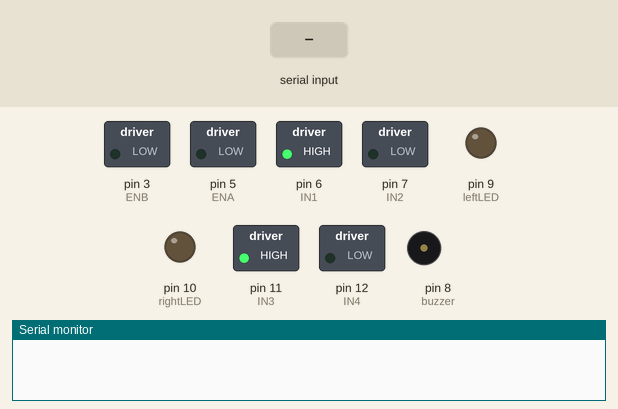
This sketch was run on a simulated Arduino Uno, built with avr-gcc and run on an emulated ATmega328P. On the bench: switched loads named in the sketch (green lamp = pin HIGH), output pins drawn as LEDs (lit = HIGH), buzzer (waves = sounding), the last lines printed to the serial monitor. Dashed ring = blinking. Inputs (shaded band) come from the test bench.

Above: at 1.2 s.
1.3 s: "S" received over Serial
At 2.4 s:
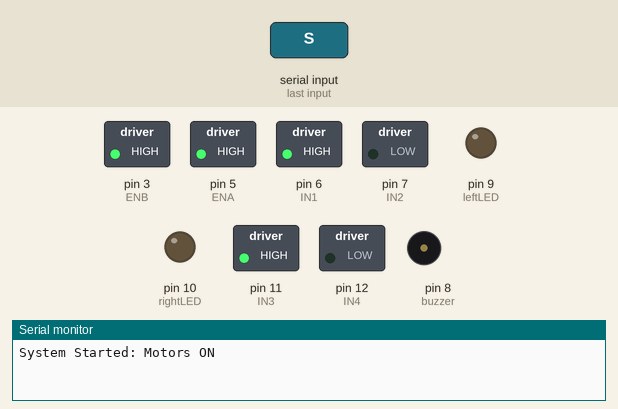
2.8 s: "A" received over Serial
At 3.5 s:
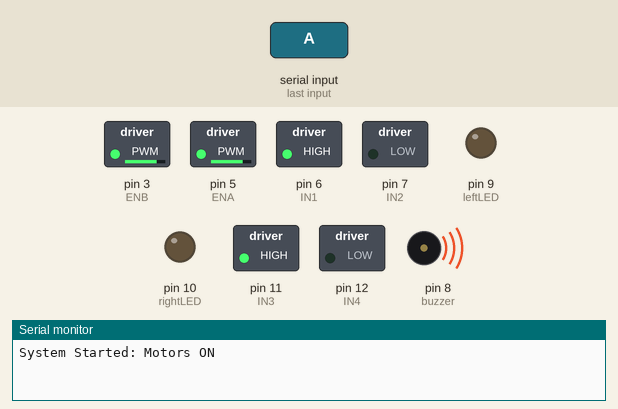
5.8 s: "B" received over Serial
At 7.4 s:
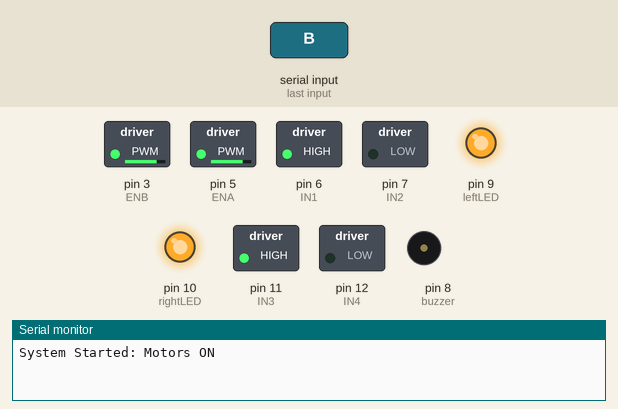
7.8 s: "C" received over Serial
At 10.2 s:
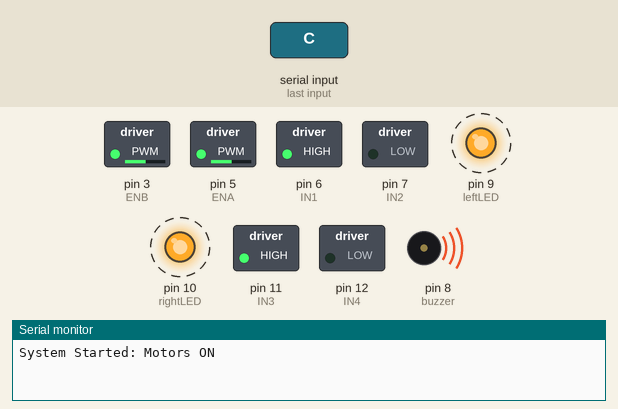
16.8 s: "B" received over Serial
At 18.1 s:
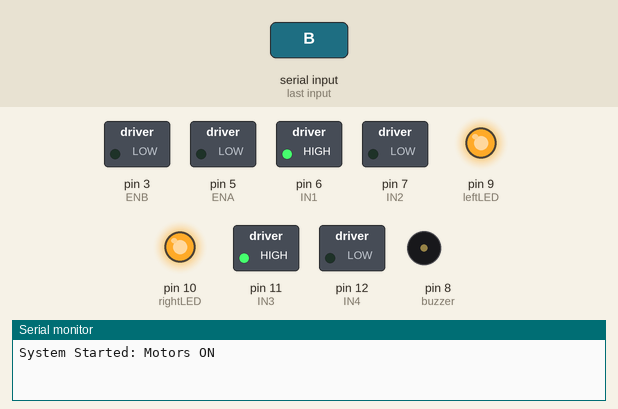
Timing chart, 0 to 21.3 s (numbered marks = the images above; inputs shaded):
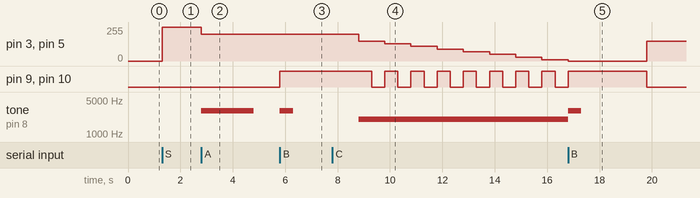

The sketch:

final__test1_ardiuno_code.ino
```cpp
// ---------- PIN CONFIGURATION ----------
int buzzer = 8;
int leftLED = 9;
int rightLED = 10;

// Motor A (Left Motor)
int ENA = 5;
int IN1 = 6;
int IN2 = 7;

// Motor B (Right Motor)
int ENB = 3;
int IN3 = 11;
int IN4 = 12;

// ---------- SPEED LEVELS ----------
int SPEED_NORMAL = 255;
int SPEED_STAGE_A = 200;
int SPEED_STAGE_B = 150;

// ---------- SYSTEM STATE ----------
bool systemStarted = false;   // new flag for start command

// ---------- SETUP ----------
void setup() {
  Serial.begin(9600);

  pinMode(buzzer, OUTPUT);
  pinMode(leftLED, OUTPUT);
  pinMode(rightLED, OUTPUT);

  pinMode(ENA, OUTPUT);
  pinMode(IN1, OUTPUT);
  pinMode(IN2, OUTPUT);

  pinMode(ENB, OUTPUT);
  pinMode(IN3, OUTPUT);
  pinMode(IN4, OUTPUT);

  // Motors forward direction but do NOT start yet
  digitalWrite(IN1, HIGH);
  digitalWrite(IN2, LOW);

  digitalWrite(IN3, HIGH);
  digitalWrite(IN4, LOW);

  analogWrite(ENA, 0);
  analogWrite(ENB, 0);
}

// ---------- MAIN LOOP ----------
void loop() {

  if (Serial.available()) {
    char stage = Serial.read();

    // ---------- SYSTEM START ----------
    if (stage == 'S') {
      systemStarted = true;
      analogWrite(ENA, SPEED_NORMAL);
      analogWrite(ENB, SPEED_NORMAL);
      noTone(buzzer);

      Serial.println("System Started: Motors ON");
    }

    // Do nothing unless system started
    if (!systemStarted) return;

    // ---------- Stage A: First Warning ----------
    if (stage == 'A') {
      tone(buzzer, 3000, 2000);

      analogWrite(ENA, SPEED_STAGE_A);
      analogWrite(ENB, SPEED_STAGE_A);
    }

    // ---------- Stage B: Hazards + Buzzer ----------
    else if (stage == 'B') {
      tone(buzzer, 3000, 500);

      digitalWrite(leftLED, HIGH);
      digitalWrite(rightLED, HIGH);
      delay(3000);
      digitalWrite(leftLED, LOW);
      digitalWrite(rightLED, LOW);

      analogWrite(ENA, SPEED_STAGE_B);
      analogWrite(ENB, SPEED_STAGE_B);
    }

    // ---------- Stage C: Full Brake + Hazards ----------
    else if (stage == 'C') {

      tone(buzzer, 2000);  // continuous alarm

      // Gradual braking
      for (int speed = SPEED_STAGE_B; speed >= 0; speed -= 20) {

        analogWrite(ENA, speed);
        analogWrite(ENB, speed);

        digitalWrite(leftLED, HIGH);
        digitalWrite(rightLED, HIGH);
        delay(500);

        digitalWrite(leftLED, LOW);
        digitalWrite(rightLED, LOW);
        delay(500);
      }

      analogWrite(ENA, 0);
      analogWrite(ENB, 0);
    }

    // ---------- Normal Mode (eyes open) ----------
    else if (stage == 'N') {
      noTone(buzzer);
      digitalWrite(leftLED, LOW);
      digitalWrite(rightLED, LOW);

      analogWrite(ENA, SPEED_NORMAL);
      analogWrite(ENB, SPEED_NORMAL);
    }
  }
}
```

Measured:
- after the input at 1.3 s, pin 3 (ENB), pin 5 (ENA): 0/255 → 255/255 at once
- after the input at 2.8 s, pin 3 (ENB), pin 5 (ENA): 255/255 → 200/255 at once; tone on pin 8 (buzzer): silent → 3000 Hz at once, → silent 2.0 s later
- after the input at 5.8 s, pin 9 (leftLED), pin 10 (rightLED): LOW → HIGH at once; tone on pin 8 (buzzer): silent → 3000 Hz at once, → silent 0.50 s later
- after the input at 7.8 s, tone on pin 8 (buzzer): silent → 2000 Hz after 1.0 s
- after the input at 16.8 s, pin 9 (leftLED), pin 10 (rightLED): LOW → HIGH at once, → LOW 3.0 s later; tone on pin 8 (buzzer): 2000 Hz → 3000 Hz at once, → silent 0.50 s later
